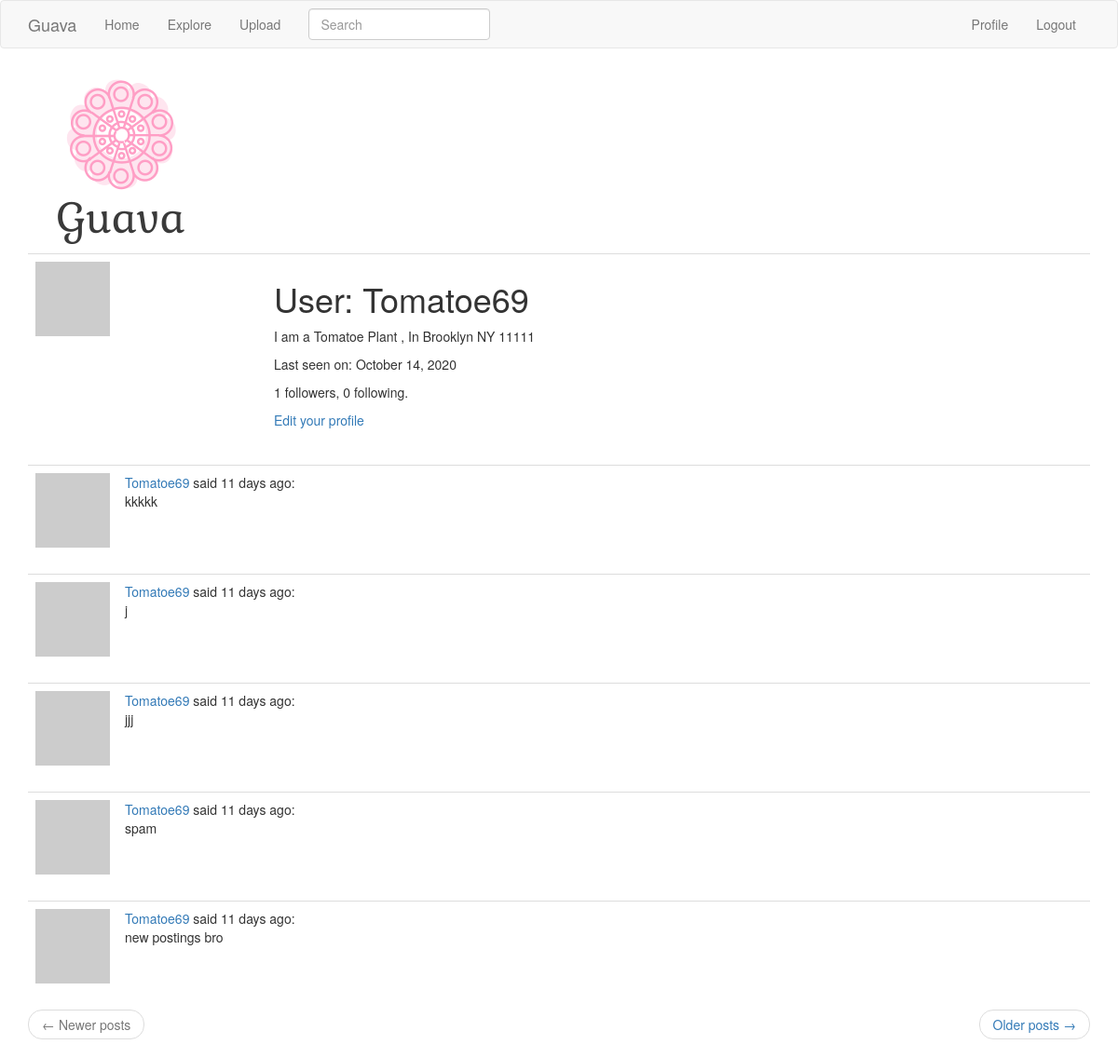
Page /user/Tomatoe69 (signed in) on the earlier database version.
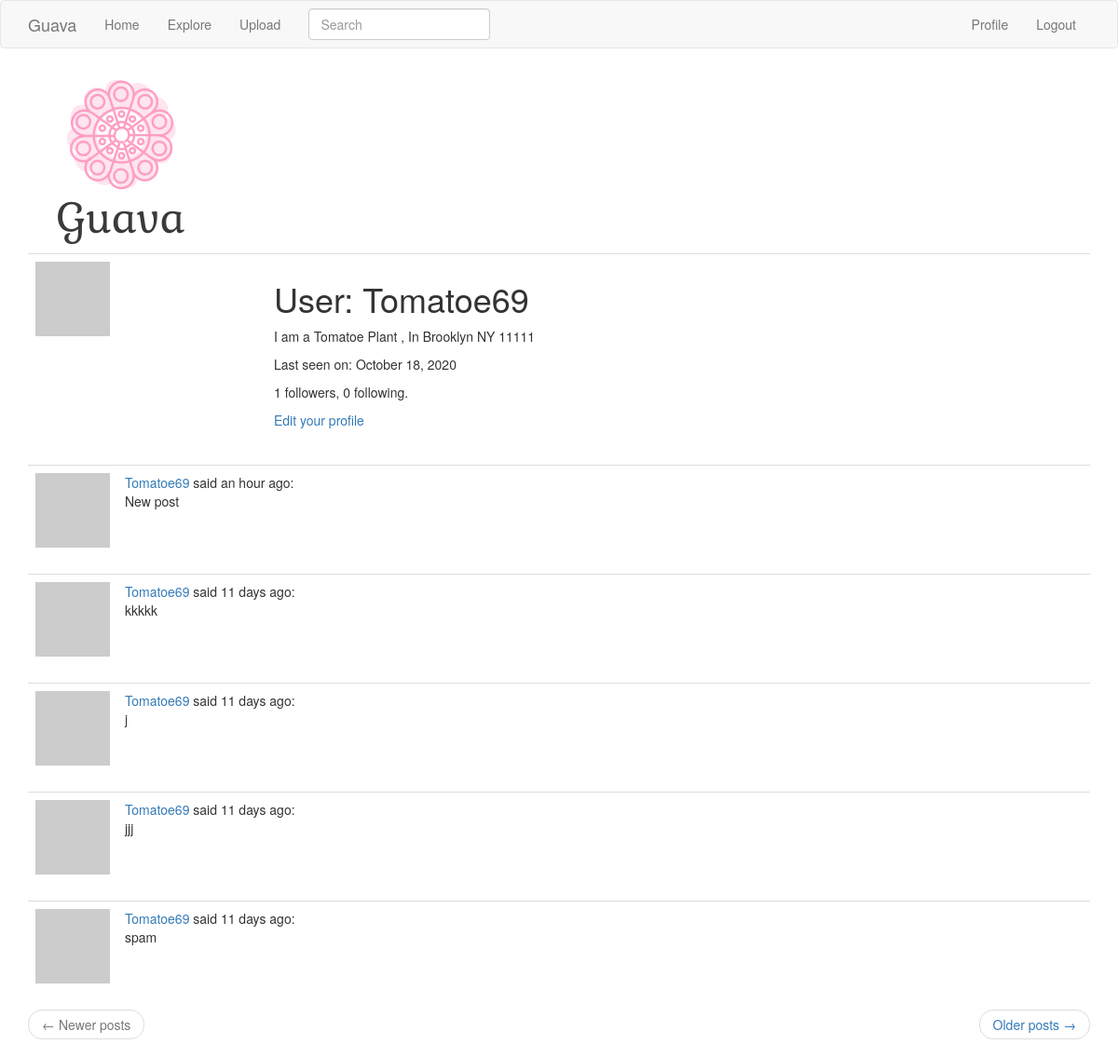
Same page on the later database version.
### notapp/models.py (models this page shows, shortened)
class User(UserMixin, db.Model):
    id = db.Column(db.Integer, primary_key=True)
    username = db.Column(db.String(64), index=True, unique=True)
    email = db.Column(db.String(120), index=True, unique=True)
    password_hash = db.Column(db.String(128))
    posts = db.relationship('Post', backref='author', lazy='dynamic')
    gps = db.relationship('FileContents', backref='author', lazy='dynamic')
    about_me = db.Column(db.String(140))
    last_seen = db.Column(db.DateTime, default=datetime.utcnow)
    searchable = ['username']
    def avatar(self, size):
        digest = md5(self.email.lower().encode('utf-8')).hexdigest()
        return 'https://www.gravatar.com/avatar/{}?d=identicon&s={}'.format(
            digest, size)
    followed = db.relationship(
        'User', secondary=followers,
        primaryjoin=(followers.c.follower_id == id),
        secondaryjoin=(followers.c.followed_id == id),
        backref=db.backref('followers', lazy='dynamic'), lazy='dynamic')

class SearchableMixin(object):
    @classmethod
    def before_commit(cls, session):
        session._changes = {
            'add': list(session.new),
            'update': list(session.dirty),
            'delete': list(session.deleted)
        }
    @classmethod
    def after_commit(cls, session):
        for obj in session._changes['add']:
            if isinstance(obj, SearchableMixin):
                add_to_index(obj.__tablename__, obj)
        for obj in session._changes['update']:
            if isinstance(obj, SearchableMixin):
                add_to_index(obj.__tablename__, obj)
        for obj in session._changes['delete']:
            if isinstance(obj, SearchableMixin):
                remove_from_index(obj.__tablename__, obj)
        session._changes = None

class Post(SearchableMixin, db.Model):
    __searchable__ = ['body']
    id = db.Column(db.Integer, primary_key=True)
    body = db.Column(db.String(140))
    timestamp = db.Column(db.DateTime, index=True, default=datetime.utcnow)
    user_id = db.Column(db.Integer, db.ForeignKey('user.id'))

### notapp/routes.py (the view)
@app.route('/user/<username>')
@login_required
def user(username):
    user = User.query.filter_by(username=username).first_or_404()
    page = request.args.get('page', 1, type=int)
    posts = user.posts.order_by(Post.timestamp.desc()).paginate(
        page, app.config['POSTS_PER_PAGE'], False)
    next_url = url_for('user', username=user.username, page=posts.next_num) \
        if posts.has_next else None
    prev_url = url_for('user', username=user.username, page=posts.prev_num) \
        if posts.has_prev else None
    form = EmptyForm()
    return render_template('user.html', user=user, posts=posts.items,
                           next_url=next_url, prev_url=prev_url, form=form)

### notapp/forms.py
class SearchForm(FlaskForm):
    q = StringField(('Search'), validators=[DataRequired()])
    def __init__(self, *args, **kwargs):
        if 'formdata' not in kwargs:
            kwargs['formdata'] = request.args
        if 'csrf_enabled' not in kwargs:
            kwargs['csrf_enabled'] = False
        super(SearchForm, self).__init__(*args, **kwargs)

class EmptyForm(FlaskForm):
    submit = SubmitField('Submit')

### notapp/models.py (called while the page is built)
@login.user_loader
def load_user(id):
    return User.query.get(int(id))

### notapp/routes.py (called while the page is built)
@app.before_request
def before_request():
    if current_user.is_authenticated:
        current_user.last_seen = datetime.utcnow()
        db.session.commit()
        g.search_form = SearchForm()

### notapp/templates/user.html (shortened to what this page needs)
{% extends "base.html" %}
{% block app_content %}
<table class="table table-hover">
    <tr>
        <td width="256px"><img src="{{ user.avatar(256) }}"></td>
        <td>
            <h1>User: {{ user.username }}</h1>
            {% if user.about_me %}<p>{{ user.about_me }}</p>{% endif %}
            {% if user.last_seen %}
            <p>Last seen on: {{ moment(user.last_seen).format('LL') }}</p>
            {% endif %}
            <p>{{ user.followers.count() }} followers, {{ user.followed.count() }} following.</p>
            {% if user == current_user %}
            <p><a href="{{ url_for('edit_profile') }}">Edit your profile</a></p>
            {% endif %}
        </td>
    </tr>
</table>
{% for post in posts %}
{% include '_post.html' %}
{% endfor %}
<nav aria-label="...">
    <ul class="pager">
        <li class="previous{% if not prev_url %} disabled{% endif %}">
            <a href="{{ prev_url or '#' }}">
                <span aria-hidden="true">&larr;</span> Newer posts
            </a>
        </li>
        <li class="next{% if not next_url %} disabled{% endif %}">
            <a href="{{ next_url or '#' }}">
                Older posts <span aria-hidden="true">&rarr;</span>
            </a>
        </li>
    </ul>
</nav>
{% endblock %}

### notapp/templates/_post.html
<table class="table table-hover">
    <tr>
        <td width="70px">
            <a href="{{ url_for('user', username=post.author.username) }}">
                <img src="{{ post.author.avatar(70) }}" />
            </a>
        </td>
        <td>
            <a href="{{ url_for('user', username=post.author.username) }}">
                {{ post.author.username }}
            </a>
            said {{ moment(post.timestamp).fromNow() }}:
            <br>
            {{ post.body }}
        </td>
    </tr>
</table>

Differences in the rows shown:
no longer on this page (row unchanged): Post: author.username "Tomatoe69", timestamp "11 days ago", body "new postings bro"
changed User "Tomatoe69": last_seen "October 14, 2020" → "October 18, 2020"
added Post: author.username "Tomatoe69", timestamp "an hour ago", body "New post"
